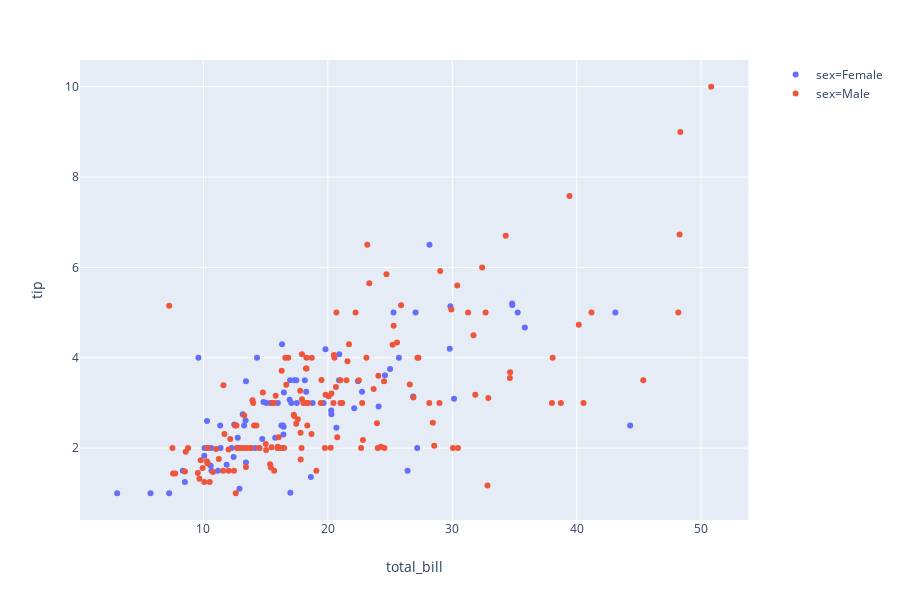

Here is the notebook cell this chart was saved with:
### Code cell
# plotly scatter plot
fig =px.scatter(x='total_bill',y='tip',color='sex', data_frame=df)
fig.show()

### Figure 1 — Plotly figure (JSON) as saved in the notebook; plotly's stock layout.template omitted (floating-point values rounded to 4 significant figures; data arrays with more than 128 entries replaced by an {"elided": "..."} marker saying what was removed)
{"data": [{"hoverlabel": {"namelength": 0}, "hovertemplate": "sex=Female<br>total_bill=%{x}<br>tip=%{y}", "legendgroup": "sex=Female", "marker": {"color": "#636efa", "symbol": "circle"}, "mode": "markers", "name": "sex=Female", "showlegend": true, "type": "scatter", "x": [16.99, 24.59, 35.26, 14.83, 10.33, 16.97, 20.29, 15.77, 19.65, 15.06, 20.69, 16.93, 10.29, 34.81, 26.41, 16.45, 3.07, 17.07, 26.86, 25.28, 14.73, 10.07, 34.83, 5.75, 16.32, 22.75, 11.35, 15.38, 44.3, 22.42, 20.92, 14.31, 7.25, 25.71, 17.31, 10.65, 12.43, 24.08, 13.42, 12.48, 29.8, 14.52, 11.38, 20.27, 11.17, 12.26, 18.26, 8.51, 10.33, 14.15, 13.16, 17.47, 27.05, 16.43, 8.35, 18.64, 11.87, 29.85, 25, 13.39, 16.21, 17.51, 10.59, 10.63, 9.6, 20.9, 18.15, 19.81, 43.11, 13, 12.74, 13, 16.4, 16.47, 12.76, 13.27, 28.17, 12.9, 30.14, 13.42, 15.98, 16.27, 10.09, 22.12, 35.83, 27.18, 18.78], "xaxis": "x", "y": [1.01, 3.61, 5, 3.02, 1.67, 3.5, 2.75, 2.23, 3, 3, 2.45, 3.07, 2.6, 5.2, 1.5, 2.47, 1, 3, 3.14, 5, 2.2, 1.83, 5.17, 1, 4.3, 3.25, 2.5, 3, 2.5, 3.48, 4.08, 4, 1, 4, 3.5, 1.5, 1.8, 2.92, 1.68, 2.52, 4.2, 2, 2, 2.83, 1.5, 2, 3.25, 1.25, 2, 2, 2.75, 3.5, 5, 2.3, 1.5, 1.36, 1.63, 5.14, 3.75, 2.61, 2, 3, 1.61, 2, 4, 3.5, 3.5, 4.19, 5, 2, 2.01, 2, 2.5, 3.23, 2.23, 2.5, 6.5, 1.1, 3.09, 3.48, 3, 2.5, 2, 2.88, 4.67, 2, 3], "yaxis": "y"}, {"hoverlabel": {"namelength": 0}, "hovertemplate": "sex=Male<br>total_bill=%{x}<br>tip=%{y}", "legendgroup": "sex=Male", "marker": {"color": "#EF553B", "symbol": "circle"}, "mode": "markers", "name": "sex=Male", "showlegend": true, "type": "scatter", "x": {"elided": "157 float values"}, "xaxis": "x", "y": {"elided": "157 float values"}, "yaxis": "y"}], "layout": {"height": 600, "legend": {"tracegroupgap": 0}, "margin": {"t": 60}, "xaxis": {"anchor": "y", "domain": [0, 0.98], "title": {"text": "total_bill"}}, "yaxis": {"anchor": "x", "domain": [0, 1], "title": {"text": "tip"}}}}
